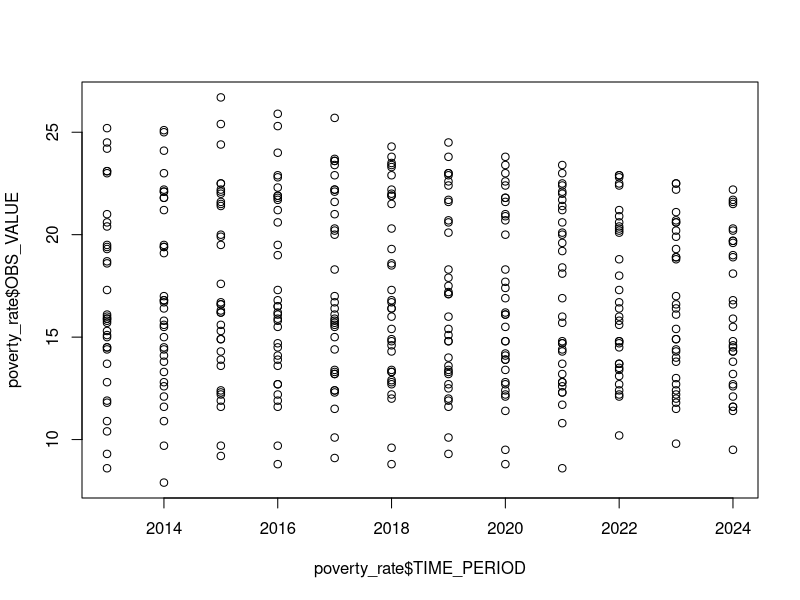
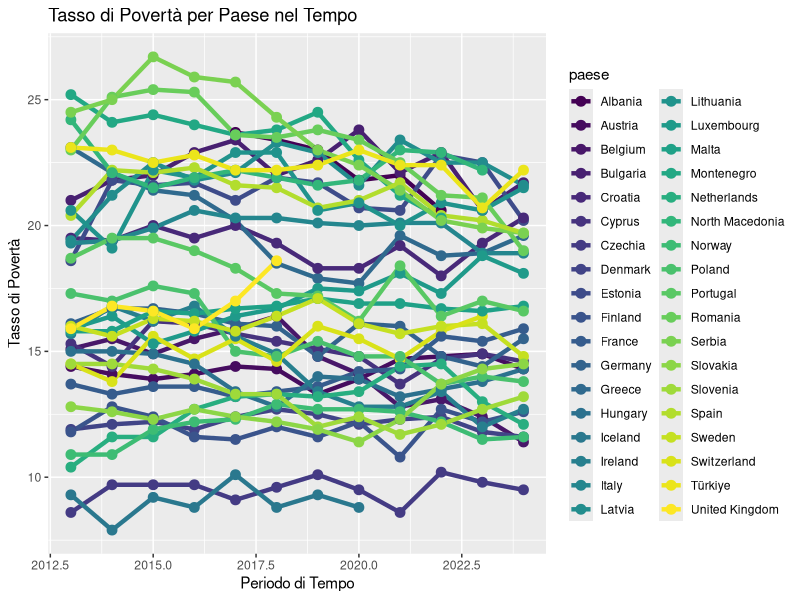
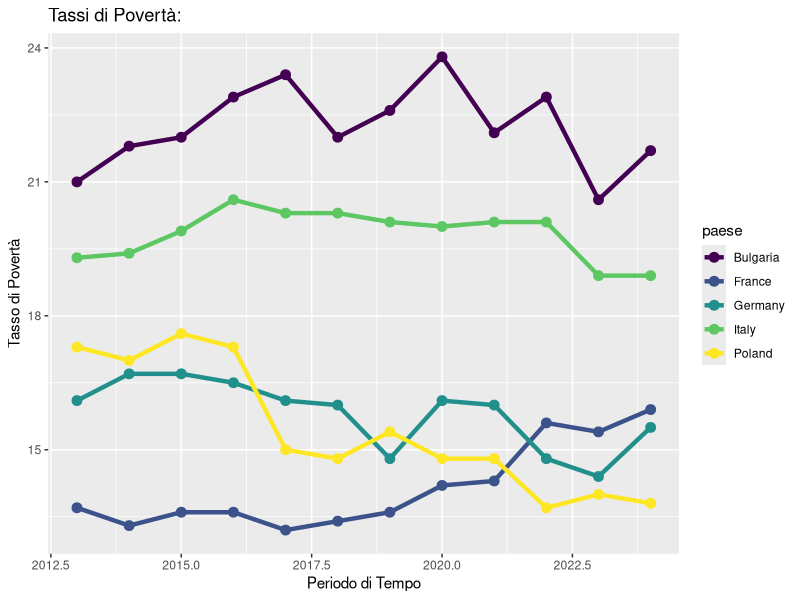

Write R code to recreate these figures, in order.
rm(list = ls())
graphics.off()

# Data cleaning
poverty_rate = read.csv(file = "data/povertyRate.csv", header = T)

poverty_rate = poverty_rate[,-(1:14)]
poverty_rate = poverty_rate[1:4]
poverty_rate = poverty_rate[,-3]

poverty_rate = poverty_rate[poverty_rate$Geopolitical.entity..reporting. != "Euro area – 20 countries (from 2023)",]
poverty_rate = poverty_rate[poverty_rate$Geopolitical.entity..reporting. != "Euro area - 19 countries  (2015-2022)",]
poverty_rate = poverty_rate[poverty_rate$Geopolitical.entity..reporting. != "European Union - 27 countries (2007-2013)",]
poverty_rate = poverty_rate[poverty_rate$Geopolitical.entity..reporting. != "European Union - 27 countries (from 2020)",]
poverty_rate = poverty_rate[poverty_rate$Geopolitical.entity..reporting. != "European Union - 28 countries (2013-2020)",]

# Data exploration
head(poverty_rate)
dim(poverty_rate)
table(poverty_rate$Geopolitical.entity..reporting.)
summary(poverty_rate)

nCountries = length(unique(poverty_rate$Geopolitical.entity..reporting.))

#View(poverty_rate)

# save --------------------------------------------------------------------

# Supponiamo che il tuo dataset si chiami 'dati_uniti'
# 
# write.csv(
#   x = poverty_rate,                 # Il data frame che vuoi salvare
#   file = "data/poverty_rate_cleaned.csv",  # Il percorso e il nome del file di output
#   row.names = FALSE               # Opzionale, ma altamente consigliato
# )

# PLOTS -------------------------------------------------------------------


plot(poverty_rate$TIME_PERIOD, poverty_rate$OBS_VALUE)

# install.packages("ggplot2")
# install.packages("viridis") # Per la palette
library(ggplot2)
library(viridis)

paese <- poverty_rate$Geopolitical.entity..reporting.

ggplot(data = poverty_rate,
       aes(x = TIME_PERIOD, y = OBS_VALUE, color = paese, group = paese)) + 
  geom_line(linewidth = 1.5) +  # <- Linee Grosse (linewidth > 1)
  scale_color_viridis(discrete = TRUE, option = "D") + # <- Palette Variata
  geom_point(size = 3) + # Punti più grandi per abbinare le linee
  labs(
    title = "Tasso di Povertà per Paese nel Tempo",
    x = "Periodo di Tempo",
    y = "Tasso di Povertà"
  )


library(dplyr)

# Definisci i paesi da includere
paesi_selezionati <- c("France", "Italy", "Germany", "Bulgaria", "Poland")

data_subsample <- poverty_rate %>%
  # PASSO 1: Filtra il dataframe 
  filter( poverty_rate$Geopolitical.entity..reporting. %in% paesi_selezionati) 


paese <- data_subsample$Geopolitical.entity..reporting.
  
# PASSO 2: Crea il grafico con i dati filtrati
ggplot( data = data_subsample,
        aes(x = TIME_PERIOD, y = OBS_VALUE, color = paese, group = paese)) + 
        geom_line(linewidth = 1.5) + # Linee grosse
        geom_point(size = 3) +
        scale_color_viridis(discrete = TRUE, option = "D") + 
 
        labs(
          title = "Tassi di Povertà:",
          x = "Periodo di Tempo",
          y = "Tasso di Povertà"
        )
